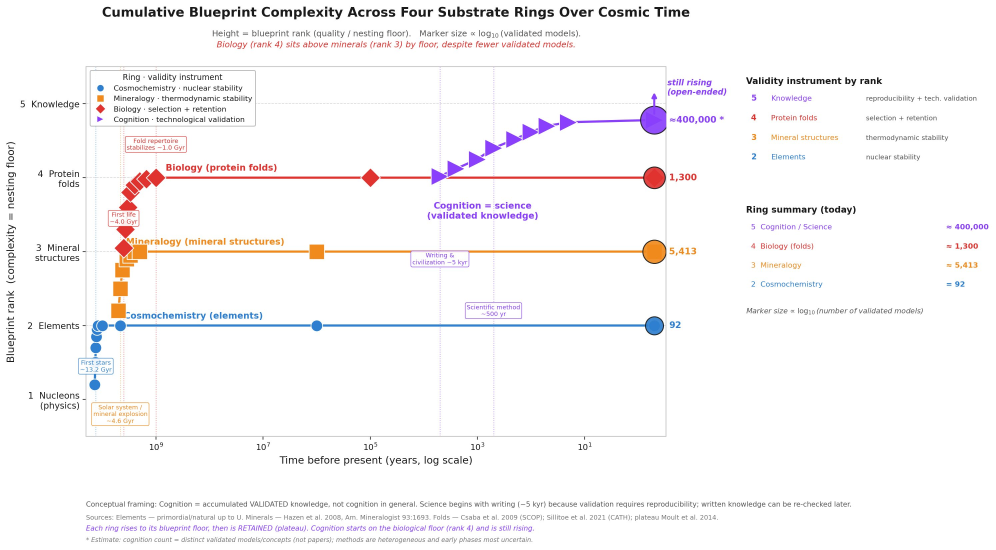
#> input picture figure1_four_ring_continuum.png, 2986 x 1649 px, found by its file name (shown at 1/3 size)
$ python fig_overlay_forces_v2.py
#> lines starting #> are read from the running program, lines starting #| are printed output that depends on the picture
"""Оверлей v2: правая панель убрана; вместо неё — силы, каждая со стрелкой-нитью
к старту кольца, которое она открывает. Ряд Tier 0 (когда отделились) сохранён."""
import numpy as np
import matplotlib
matplotlib.use('Agg')
import matplotlib.pyplot as plt
from PIL import Image

src=np.array(Image.open('/mnt/user-data/uploads/figure1_four_ring_continuum.png'))
#> src is the input picture: shape (1649, 2986, 3); mean R, G, B 248.7, 246.7, 247.6
H,W,_=src.shape
#> H = 1649; W = 2986
EXT=70
canvas=np.full((H+EXT,W,3),255,dtype=np.uint8)
canvas[:H]=src[:,:,:3]
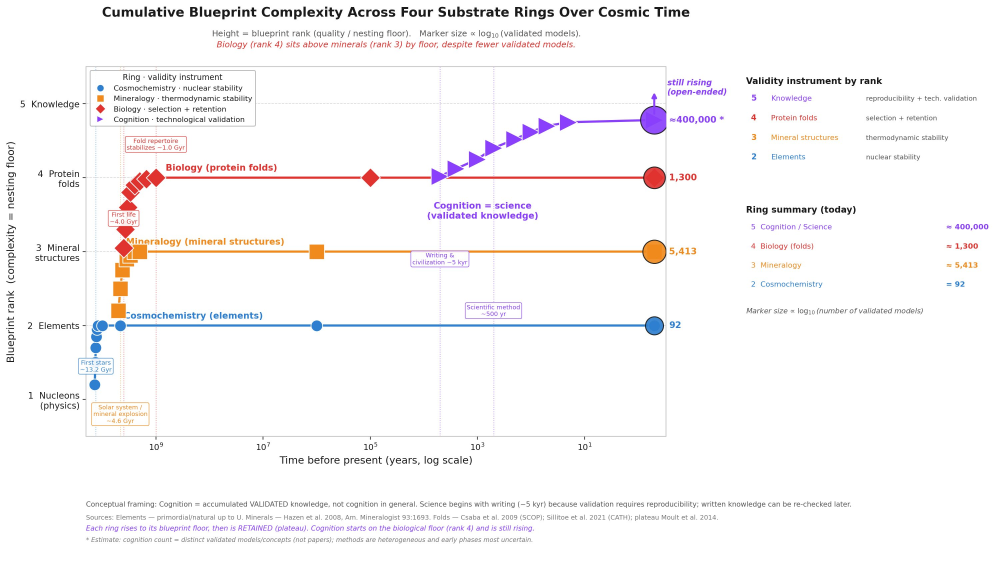
#> canvas: shape (1719, 2986, 3) (shown at 1/3 size); mean R, G, B 248.9, 247.1, 247.9
canvas[140:1420,2210:W]=255   # убрать правую панель

fig=plt.figure(figsize=(W/100,(H+EXT)/100),dpi=100)
ax=fig.add_axes([0,0,1,1]); ax.imshow(canvas); ax.set_xlim(0,W); ax.set_ylim(H+EXT,0); ax.axis('off')
gold='#8a5a00'

# ---- Tier 0 ряд (как в v1) ----
y1=1194; x0,x1=470,1956
ax.plot([x0,x1],[y1,y1],color=gold,lw=5,solid_capstyle='round',zorder=3)
for dx,ms in [(0,17),(26,15),(52,13)]:
    ax.plot([x0+dx],[y1],marker='v',ms=ms,color=gold,mec='black',mew=1.2,zorder=5)
ax.plot([x1],[y1],marker='o',ms=34,color=gold,mec='black',mew=2.5,zorder=5)
ax.annotate('4',(x1+44,y1),fontsize=23,color=gold,fontweight='bold',va='center')
ax.annotate('Forces (fundamental interactions)',(x0+85,y1-26),fontsize=21,color=gold,fontweight='bold')

# ---- Правая колонка: силы открывают кольца ----
PX=2245
ax.annotate('Forces open the rings',(PX,235),fontsize=26,color='black',fontweight='bold')
ax.annotate('(overlay, this work): each new ring arrives\ntogether with its own type of binding',
            (PX,275),fontsize=16,color='#555555',style='italic',va='top',linespacing=1.3)
ax.annotate('black = established literature   ·   gold = this work (overlay)',
            (PX,345),fontsize=13.5,color='#777777',style='italic')

entries=[
 ('1','GRAVITY','the delay gradient collapses gas\ninto the first stars', 905, (268,1118)),
 ('2','STRONG','interference troughs bind nucleons\n(candidate, this work):\nfirst composite templates → elements', 730, (300,1010)),
 ('3','ELECTROMAGNETIC','chemical bonding: charges and\nphotons → molecules and minerals', 555, (360,935)),
 ('4','WEAK','template relaxation sets slow stellar\nburning (pp chain): billions of years\nof steady sunlight → time for life', 380, (380,745)),
]
for num,name,desc,ty,(tx,tyy) in entries:
    ax.plot([PX+18],[ty+6],marker='o',ms=21,color=gold,mec='black',mew=1.5,zorder=7)
    ax.annotate(num,(PX+18,ty+7),fontsize=17,color='white',fontweight='bold',ha='center',va='center',zorder=8)
    ax.annotate(name,(PX+48,ty+15),fontsize=20,color=gold,fontweight='bold',va='center')
    ax.annotate(desc,(PX+48,ty+38),fontsize=15.5,color='#333333',va='top',linespacing=1.3)
    ax.plot([tx],[tyy],marker='o',ms=24,color=gold,mec='black',mew=1.5,zorder=7,alpha=0.95)
    ax.annotate(num,(tx,tyy+1),fontsize=18,color='white',fontweight='bold',ha='center',va='center',zorder=8)
ax.annotate('numbers = order of differentiation;\nposition = the ring each force opens',
            (PX,1100),fontsize=15,color='#555555',style='italic',va='top',linespacing=1.35)
ax.annotate('Overlay (this work): Tier 0 — differentiation of forces (bottom row; the entire sequence sits at ≈13.8 Gyr on this axis). Right column: the ring each force opens (Sections 3–4).',
            (262,H+44),fontsize=14.5,color=gold,style='italic')
plt.savefig('figure1_with_forces_tier0.png',dpi=100)
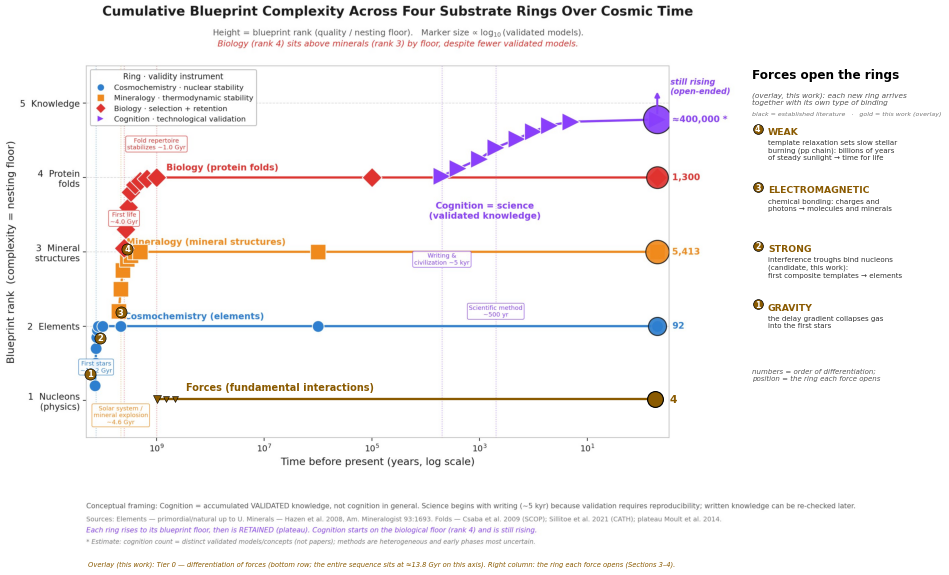
#> figure drawn by matplotlib, 1 panel
print("saved")
